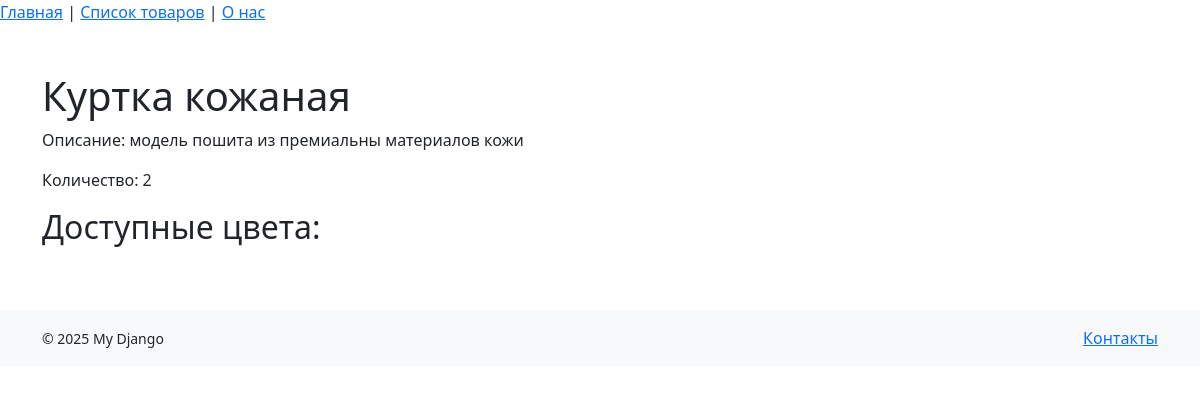
The page /item/4/ on the database as committed earlier.
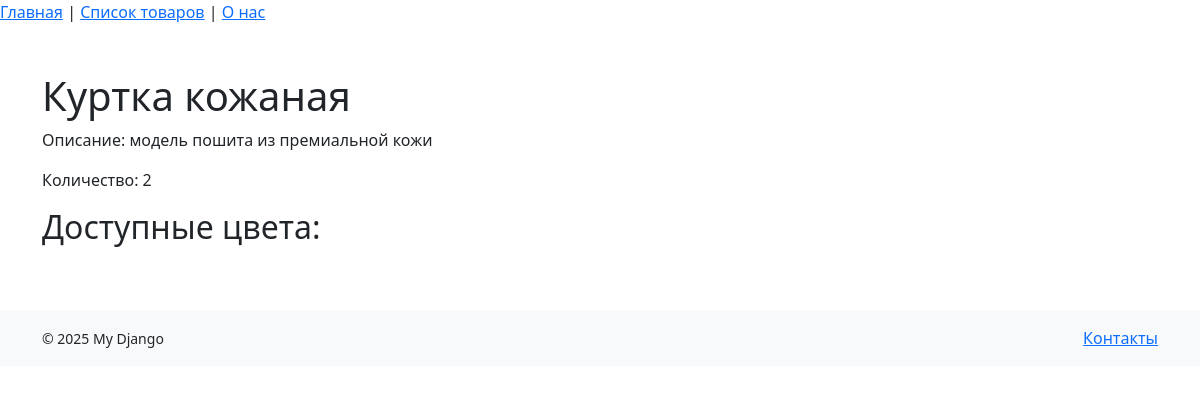
The same page on the database as committed later.
### MyApp/models.py (models this page shows, shortened)
class Item(models.Model):
   name  = models.CharField(max_length=100)
   brand = models.CharField(max_length=100)
   description = models.TextField(blank=True, null=True)
   count = models.PositiveIntegerField()
   colors = models.ManyToManyField(Color, related_name='items', blank=True)

### MyApp/views.py (the view)
# urls.py: path('item/<int:item_id>/', views.show_item, name='show_item'),
def show_item(request, item_id):
    try:
        item = Item.objects.prefetch_related('colors').get(id=item_id)
        return render(request, 'item.html', {'item': item})
    except Item.DoesNotExist:
        return HttpResponse("Товар не найден.", status=404)

### templates/item.html (shortened to what this page needs)
<!DOCTYPE html>
<html lang="ru">
<head>
</head>
<body>
    {% extends 'base.html' %}
    {% load static %}
    {% block content %}
    <div class="container mt-5">
    <h1>{{ item.name }}</h1>
    <p>Описание: {{ item.description|default:"Описание товара отсутствует." }}</p>
    <p>Количество:
        {% if item.count > 0 %}
            {{ item.count }}
        {% else %}
            Товар отсутствует
        {% endif %}
    </p>
    <h2>Доступные цвета:</h2>
</div>
{% endblock %}

Rows that differ between the two databases and show on the page:
changed Item "Куртка кожаная": description "модель пошита из премиальны материалов кожи" → "модель пошита из премиальной кожи"
